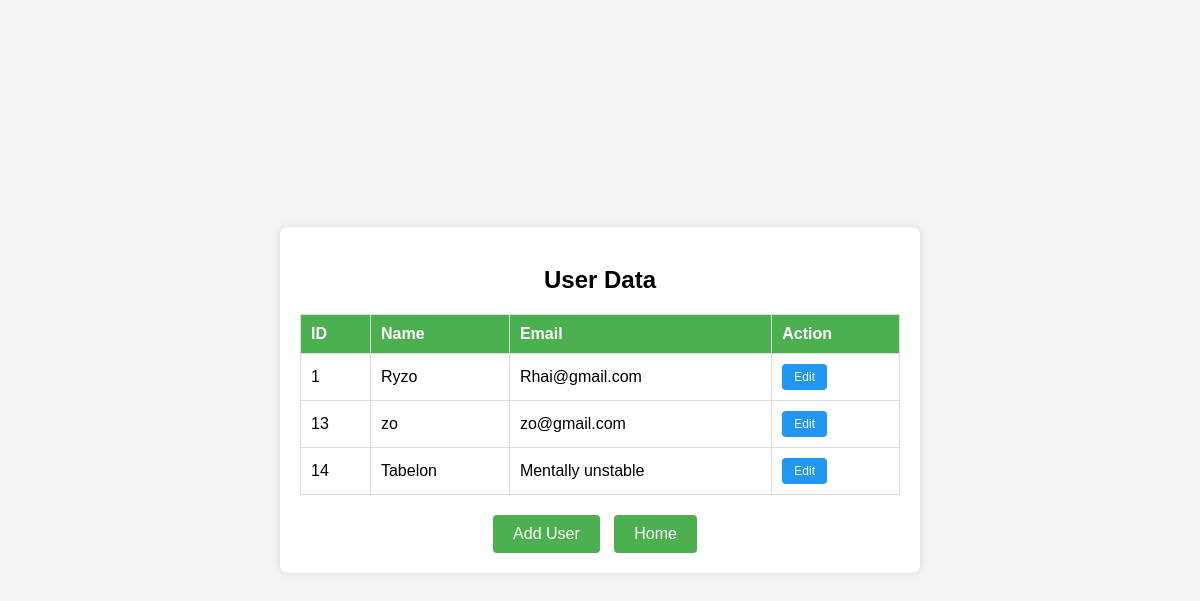
Screenshot of /sample/index.php with the database file from the repository.
### tables this page shows
CREATE TABLE `users` (
  `id` int(11) NOT NULL,
  `name` varchar(255) NOT NULL,
  `email` varchar(255) NOT NULL
);

### sample/index.php (the view, shortened to what this page needs)
<!DOCTYPE HTML>
<html lang="en">
<head>
</head>
<body>
<div id="container">
    <h2 style="text-align: center;">User Data</h2>
<?php
include 'includes/db_connection.php';
try {
    $conn = connectDB();
    if ($conn) {
        $sql = "SELECT id, name, email FROM users";
        $stmt = $conn->prepare($sql);
        $stmt->execute();
        $result = $stmt->fetchAll(PDO::FETCH_ASSOC);
        echo "<table>
                <tr>
                    <th>ID</th>
                    <th>Name</th>
                    <th>Email</th>
                    <th>Action</th>
                </tr>";
        foreach ($result as $row) {
            echo "<tr>
                    <td>{$row['id']}</td>
                    <td>{$row['name']}</td>
                    <td>{$row['email']}</td>
                    <td>
                        <form action='edit.php' method='post'>
                            <input type='hidden' name='edit_id' value='{$row['id']}'>
                            <button type='submit' class='edit-button'>Edit</button>
                        </form>
                    </td>
                </tr>";
        }
        echo "</table>";
    }
} catch (PDOException $e) {
    echo "Error: " . $e->getMessage();
} finally {
    if ($conn) {
        $conn = null;
    }
}
?>
<div class="button-container">
    <a href="insert.php" class="add-button">Add User</a>
    <a href="welcome.php" class="add-button">Home</a>
</div>
</div>
</body>
</html>

### sample/index.php (style rules this page uses)
body { font-family: Arial, sans-serif; background-color: #f4f4f4; margin: 0; display: flex; align-items: center; justify-content: center; height: 100vh; }
#container { background-color: white; border-radius: 8px; overflow: hidden; box-shadow: 0 0 10px rgba(0, 0, 0, 0.1); padding: 20px; width: 80%; max-width: 600px; }
table { border-collapse: collapse; width: 100%; margin-top: 20px; }
th, td { border: 1px solid #ddd; padding: 10px; text-align: left; }
th { background-color: #4caf50; color: white; }
.button-container { text-align: center; margin-top: 20px; }
.add-button { background-color: #4caf50; color: white; border: none; padding: 10px 20px; text-align: center; text-decoration: none; display: inline-block; font-size: 16px; margin-right: 10px; cursor: pointer; border-radius: 4px; }
.edit-button { background-color: #2196f3; color: white; border: none; padding: 6px 12px; text-align: center; text-decoration: none; display: inline-block; font-size: 12px; cursor: pointer; border-radius: 4px; }

### rows the page displays
users: id "1", name "Ryzo", email "Rhai@gmail.com"
users: id "13", name "zo", email "zo@gmail.com"
users: id "14", name "Tabelon", email "Mentally unstable"
